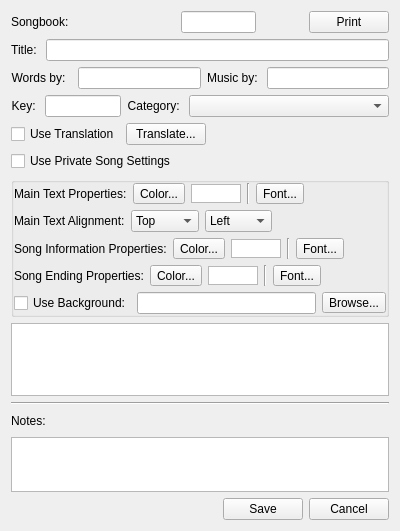
<?xml version="1.0" encoding="UTF-8"?>
<ui version="4.0">
 <class>EditWidget</class>
 <widget class="QWidget" name="EditWidget">
  <property name="geometry">
   <rect>
    <x>0</x>
    <y>0</y>
    <width>400</width>
    <height>531</height>
   </rect>
  </property>
  <property name="minimumSize">
   <size>
    <width>400</width>
    <height>0</height>
   </size>
  </property>
  <property name="windowTitle">
   <string>Edit and/or Add New songs</string>
  </property>
  <property name="windowIcon">
   <iconset resource="../softprojector.qrc">
    <normaloff>:/icons/icons/edit.png</normaloff>:/icons/icons/edit.png</iconset>
  </property>
  <layout class="QVBoxLayout" name="verticalLayout_3">
   <item>
    <layout class="QGridLayout" name="gridLayout_6">
     <item row="0" column="0">
      <widget class="QLabel" name="label">
       <property name="text">
        <string>Songbook:</string>
       </property>
      </widget>
     </item>
     <item row="0" column="1">
      <widget class="QLabel" name="songbook_label">
       <property name="minimumSize">
        <size>
         <width>100</width>
         <height>0</height>
        </size>
       </property>
       <property name="text">
        <string notr="true"/>
       </property>
      </widget>
     </item>
     <item row="0" column="2">
      <widget class="QLineEdit" name="lineEditSongNumber">
       <property name="maximumSize">
        <size>
         <width>75</width>
         <height>16777215</height>
        </size>
       </property>
      </widget>
     </item>
     <item row="0" column="4">
      <widget class="QPushButton" name="pushButtonPrint">
       <property name="text">
        <string>Print</string>
       </property>
       <property name="icon">
        <iconset resource="../softprojector.qrc">
         <normaloff>:/icons/icons/print.png</normaloff>:/icons/icons/print.png</iconset>
       </property>
      </widget>
     </item>
     <item row="0" column="3">
      <spacer name="horizontalSpacer_2">
       <property name="orientation">
        <enum>Qt::Horizontal</enum>
       </property>
       <property name="sizeHint" stdset="0">
        <size>
         <width>40</width>
         <height>20</height>
        </size>
       </property>
      </spacer>
     </item>
    </layout>
   </item>
   <item>
    <layout class="QGridLayout" name="gridLayout_2">
     <item row="0" column="0">
      <widget class="QLabel" name="label_15">
       <property name="text">
        <string>Title: </string>
       </property>
       <property name="alignment">
        <set>Qt::AlignRight|Qt::AlignTrailing|Qt::AlignVCenter</set>
       </property>
      </widget>
     </item>
     <item row="0" column="1">
      <widget class="QLineEdit" name="lineEditTitle"/>
     </item>
    </layout>
   </item>
   <item>
    <layout class="QGridLayout" name="gridLayout_3">
     <item row="0" column="0">
      <widget class="QLabel" name="label_16">
       <property name="text">
        <string>Words by:  </string>
       </property>
       <property name="alignment">
        <set>Qt::AlignRight|Qt::AlignTrailing|Qt::AlignVCenter</set>
       </property>
      </widget>
     </item>
     <item row="0" column="1">
      <widget class="QLineEdit" name="lineEditWordsBy"/>
     </item>
     <item row="0" column="2">
      <widget class="QLabel" name="label_18">
       <property name="text">
        <string>Music by: </string>
       </property>
       <property name="alignment">
        <set>Qt::AlignRight|Qt::AlignTrailing|Qt::AlignVCenter</set>
       </property>
      </widget>
     </item>
     <item row="0" column="3">
      <widget class="QLineEdit" name="lineEditMusicBy"/>
     </item>
    </layout>
   </item>
   <item>
    <layout class="QGridLayout" name="gridLayout_4">
     <item row="0" column="0">
      <widget class="QLabel" name="label_17">
       <property name="text">
        <string>Key: </string>
       </property>
       <property name="alignment">
        <set>Qt::AlignRight|Qt::AlignTrailing|Qt::AlignVCenter</set>
       </property>
      </widget>
     </item>
     <item row="0" column="1">
      <widget class="QLineEdit" name="lineEditKey"/>
     </item>
     <item row="0" column="2">
      <widget class="QLabel" name="label_14">
       <property name="text">
        <string>Category: </string>
       </property>
       <property name="alignment">
        <set>Qt::AlignRight|Qt::AlignTrailing|Qt::AlignVCenter</set>
       </property>
      </widget>
     </item>
     <item row="0" column="3">
      <widget class="QComboBox" name="comboBoxCategory">
       <property name="minimumSize">
        <size>
         <width>200</width>
         <height>0</height>
        </size>
       </property>
       <property name="sizeAdjustPolicy">
        <enum>QComboBox::AdjustToMinimumContentsLength</enum>
       </property>
      </widget>
     </item>
    </layout>
   </item>
   <item>
    <layout class="QHBoxLayout" name="horizontalLayout_8">
     <item>
      <widget class="QCheckBox" name="checkBoxUseTranslation">
       <property name="text">
        <string>Use Translation</string>
       </property>
      </widget>
     </item>
     <item>
      <widget class="QPushButton" name="pushButtonTranslate">
       <property name="text">
        <string>Translate...</string>
       </property>
       <property name="toolTip">
        <string>Generate and review a song translation with OpenAI</string>
       </property>
      </widget>
     </item>
     <item>
      <spacer name="horizontalSpacer_9">
       <property name="orientation">
        <enum>Qt::Horizontal</enum>
       </property>
       <property name="sizeHint" stdset="0">
        <size>
         <width>40</width>
         <height>20</height>
        </size>
       </property>
      </spacer>
     </item>
    </layout>
   </item>
   <item>
    <layout class="QHBoxLayout" name="horizontalLayout_5">
     <item>
      <widget class="QCheckBox" name="checkBoxSongSettings">
       <property name="text">
        <string>Use Private Song Settings</string>
       </property>
      </widget>
     </item>
     <item>
      <spacer name="horizontalSpacer_6">
       <property name="orientation">
        <enum>Qt::Horizontal</enum>
       </property>
       <property name="sizeHint" stdset="0">
        <size>
         <width>40</width>
         <height>20</height>
        </size>
       </property>
      </spacer>
     </item>
    </layout>
   </item>
   <item>
    <widget class="QGroupBox" name="groupBoxSettings">
     <property name="title">
      <string/>
     </property>
     <property name="flat">
      <bool>true</bool>
     </property>
     <layout class="QVBoxLayout" name="verticalLayout">
      <property name="leftMargin">
       <number>0</number>
      </property>
      <property name="topMargin">
       <number>0</number>
      </property>
      <property name="rightMargin">
       <number>0</number>
      </property>
      <property name="bottomMargin">
       <number>0</number>
      </property>
      <item>
       <layout class="QHBoxLayout" name="horizontalLayout_3">
        <item>
         <widget class="QLabel" name="label_4">
          <property name="text">
           <string>Main Text Properties:</string>
          </property>
         </widget>
        </item>
        <item>
         <widget class="QToolButton" name="toolButtonMainColor">
          <property name="text">
           <string>Color...</string>
          </property>
         </widget>
        </item>
        <item>
         <widget class="QGraphicsView" name="graphicsViewTextColor">
          <property name="sizePolicy">
           <sizepolicy hsizetype="Fixed" vsizetype="Fixed">
            <horstretch>0</horstretch>
            <verstretch>0</verstretch>
           </sizepolicy>
          </property>
          <property name="minimumSize">
           <size>
            <width>50</width>
            <height>19</height>
           </size>
          </property>
          <property name="maximumSize">
           <size>
            <width>50</width>
            <height>19</height>
           </size>
          </property>
         </widget>
        </item>
        <item>
         <widget class="Line" name="line_4">
          <property name="orientation">
           <enum>Qt::Vertical</enum>
          </property>
         </widget>
        </item>
        <item>
         <widget class="QToolButton" name="toolButtonMainFont">
          <property name="text">
           <string>Font...</string>
          </property>
         </widget>
        </item>
        <item>
         <spacer name="horizontalSpacer_4">
          <property name="orientation">
           <enum>Qt::Horizontal</enum>
          </property>
          <property name="sizeHint" stdset="0">
           <size>
            <width>40</width>
            <height>20</height>
           </size>
          </property>
         </spacer>
        </item>
       </layout>
      </item>
      <item>
       <layout class="QHBoxLayout" name="horizontalLayout_4">
        <item>
         <widget class="QLabel" name="labelVAlign">
          <property name="text">
           <string>Main Text Alignment:</string>
          </property>
         </widget>
        </item>
        <item>
         <widget class="QComboBox" name="comboBoxVAlignment">
          <item>
           <property name="text">
            <string>Top</string>
           </property>
          </item>
          <item>
           <property name="text">
            <string>Middle</string>
           </property>
          </item>
          <item>
           <property name="text">
            <string>Bottom</string>
           </property>
          </item>
         </widget>
        </item>
        <item>
         <widget class="QComboBox" name="comboBoxHAlignment">
          <item>
           <property name="text">
            <string>Left</string>
           </property>
          </item>
          <item>
           <property name="text">
            <string>Center</string>
           </property>
          </item>
          <item>
           <property name="text">
            <string>Right</string>
           </property>
          </item>
         </widget>
        </item>
        <item>
         <spacer name="horizontalSpacer_7">
          <property name="orientation">
           <enum>Qt::Horizontal</enum>
          </property>
          <property name="sizeHint" stdset="0">
           <size>
            <width>40</width>
            <height>20</height>
           </size>
          </property>
         </spacer>
        </item>
       </layout>
      </item>
      <item>
       <layout class="QHBoxLayout" name="horizontalLayout_6">
        <item>
         <widget class="QLabel" name="label_3">
          <property name="text">
           <string>Song Information Properties:</string>
          </property>
         </widget>
        </item>
        <item>
         <widget class="QToolButton" name="toolButtonInfoColor">
          <property name="text">
           <string>Color...</string>
          </property>
         </widget>
        </item>
        <item>
         <widget class="QGraphicsView" name="graphicsViewInfoColor">
          <property name="sizePolicy">
           <sizepolicy hsizetype="Fixed" vsizetype="Fixed">
            <horstretch>0</horstretch>
            <verstretch>0</verstretch>
           </sizepolicy>
          </property>
          <property name="minimumSize">
           <size>
            <width>50</width>
            <height>19</height>
           </size>
          </property>
          <property name="maximumSize">
           <size>
            <width>50</width>
            <height>19</height>
           </size>
          </property>
         </widget>
        </item>
        <item>
         <widget class="Line" name="line_5">
          <property name="orientation">
           <enum>Qt::Vertical</enum>
          </property>
         </widget>
        </item>
        <item>
         <widget class="QToolButton" name="toolButtonFont">
          <property name="text">
           <string>Font...</string>
          </property>
         </widget>
        </item>
        <item>
         <spacer name="horizontalSpacer_5">
          <property name="orientation">
           <enum>Qt::Horizontal</enum>
          </property>
          <property name="sizeHint" stdset="0">
           <size>
            <width>40</width>
            <height>20</height>
           </size>
          </property>
         </spacer>
        </item>
       </layout>
      </item>
      <item>
       <layout class="QHBoxLayout" name="horizontalLayout_7">
        <item>
         <widget class="QLabel" name="label_2">
          <property name="text">
           <string>Song Ending Properties:</string>
          </property>
         </widget>
        </item>
        <item>
         <widget class="QToolButton" name="toolButtonEndingColor">
          <property name="text">
           <string>Color...</string>
          </property>
         </widget>
        </item>
        <item>
         <widget class="QGraphicsView" name="graphicsViewEndingColor">
          <property name="sizePolicy">
           <sizepolicy hsizetype="Fixed" vsizetype="Fixed">
            <horstretch>0</horstretch>
            <verstretch>0</verstretch>
           </sizepolicy>
          </property>
          <property name="minimumSize">
           <size>
            <width>50</width>
            <height>19</height>
           </size>
          </property>
          <property name="maximumSize">
           <size>
            <width>50</width>
            <height>19</height>
           </size>
          </property>
         </widget>
        </item>
        <item>
         <widget class="Line" name="line_6">
          <property name="orientation">
           <enum>Qt::Vertical</enum>
          </property>
         </widget>
        </item>
        <item>
         <widget class="QToolButton" name="toolButtonEndingFont">
          <property name="text">
           <string>Font...</string>
          </property>
         </widget>
        </item>
        <item>
         <spacer name="horizontalSpacer_8">
          <property name="orientation">
           <enum>Qt::Horizontal</enum>
          </property>
          <property name="sizeHint" stdset="0">
           <size>
            <width>40</width>
            <height>20</height>
           </size>
          </property>
         </spacer>
        </item>
       </layout>
      </item>
      <item>
       <layout class="QHBoxLayout" name="horizontalLayout_2">
        <item>
         <widget class="QCheckBox" name="checkBoxUseBackground">
          <property name="text">
           <string>Use Background:</string>
          </property>
         </widget>
        </item>
        <item>
         <widget class="QLineEdit" name="lineEditBackgroundPath">
          <property name="enabled">
           <bool>true</bool>
          </property>
          <property name="readOnly">
           <bool>true</bool>
          </property>
         </widget>
        </item>
        <item>
         <widget class="QToolButton" name="toolButtonBrowseBackground">
          <property name="text">
           <string>Browse...</string>
          </property>
         </widget>
        </item>
       </layout>
      </item>
     </layout>
    </widget>
   </item>
   <item>
    <widget class="QTextEdit" name="textEditSong">
     <property name="acceptRichText">
      <bool>false</bool>
     </property>
    </widget>
   </item>
   <item>
    <widget class="Line" name="line">
     <property name="orientation">
      <enum>Qt::Horizontal</enum>
     </property>
    </widget>
   </item>
   <item>
    <layout class="QHBoxLayout" name="horizontalLayout">
     <item>
      <widget class="QLabel" name="labelNotes">
       <property name="text">
        <string>Notes:</string>
       </property>
      </widget>
     </item>
     <item>
      <spacer name="horizontalSpacer_3">
       <property name="orientation">
        <enum>Qt::Horizontal</enum>
       </property>
       <property name="sizeHint" stdset="0">
        <size>
         <width>40</width>
         <height>20</height>
        </size>
       </property>
      </spacer>
     </item>
    </layout>
   </item>
   <item>
    <widget class="QPlainTextEdit" name="plainTextEditNotes">
     <property name="maximumSize">
      <size>
       <width>16777215</width>
       <height>55</height>
      </size>
     </property>
    </widget>
   </item>
   <item>
    <layout class="QGridLayout" name="gridLayout">
     <item row="0" column="0">
      <spacer name="horizontalSpacer">
       <property name="orientation">
        <enum>Qt::Horizontal</enum>
       </property>
       <property name="sizeHint" stdset="0">
        <size>
         <width>168</width>
         <height>20</height>
        </size>
       </property>
      </spacer>
     </item>
     <item row="0" column="1">
      <widget class="QPushButton" name="btnSave">
       <property name="text">
        <string>Save</string>
       </property>
       <property name="shortcut">
        <string>Ctrl+S</string>
       </property>
      </widget>
     </item>
     <item row="0" column="2">
      <widget class="QPushButton" name="btnCancel">
       <property name="text">
        <string>Cancel</string>
       </property>
       <property name="shortcut">
        <string>Ctrl+Q</string>
       </property>
      </widget>
     </item>
    </layout>
   </item>
  </layout>
 </widget>
 <tabstops>
  <tabstop>lineEditSongNumber</tabstop>
  <tabstop>lineEditTitle</tabstop>
  <tabstop>lineEditWordsBy</tabstop>
  <tabstop>lineEditMusicBy</tabstop>
  <tabstop>lineEditKey</tabstop>
  <tabstop>comboBoxCategory</tabstop>
  <tabstop>textEditSong</tabstop>
  <tabstop>plainTextEditNotes</tabstop>
  <tabstop>pushButtonPrint</tabstop>
  <tabstop>checkBoxSongSettings</tabstop>
  <tabstop>toolButtonMainColor</tabstop>
  <tabstop>graphicsViewTextColor</tabstop>
  <tabstop>toolButtonMainFont</tabstop>
  <tabstop>comboBoxVAlignment</tabstop>
  <tabstop>comboBoxHAlignment</tabstop>
  <tabstop>toolButtonInfoColor</tabstop>
  <tabstop>graphicsViewInfoColor</tabstop>
  <tabstop>toolButtonFont</tabstop>
  <tabstop>toolButtonEndingColor</tabstop>
  <tabstop>graphicsViewEndingColor</tabstop>
  <tabstop>toolButtonEndingFont</tabstop>
  <tabstop>checkBoxUseBackground</tabstop>
  <tabstop>toolButtonBrowseBackground</tabstop>
  <tabstop>lineEditBackgroundPath</tabstop>
  <tabstop>btnSave</tabstop>
  <tabstop>btnCancel</tabstop>
 </tabstops>
 <resources>
  <include location="../softprojector.qrc"/>
 </resources>
 <connections/>
</ui>
